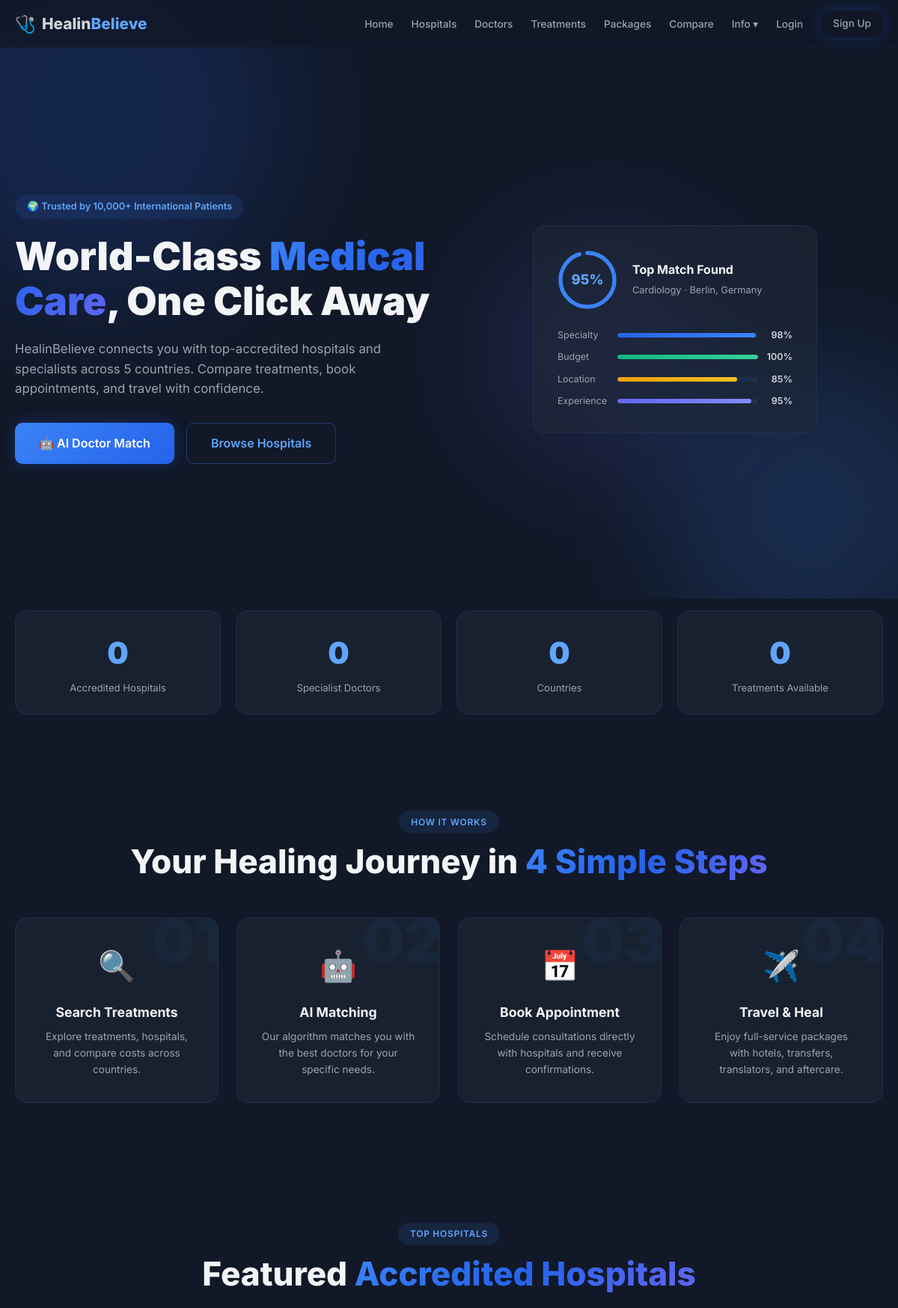
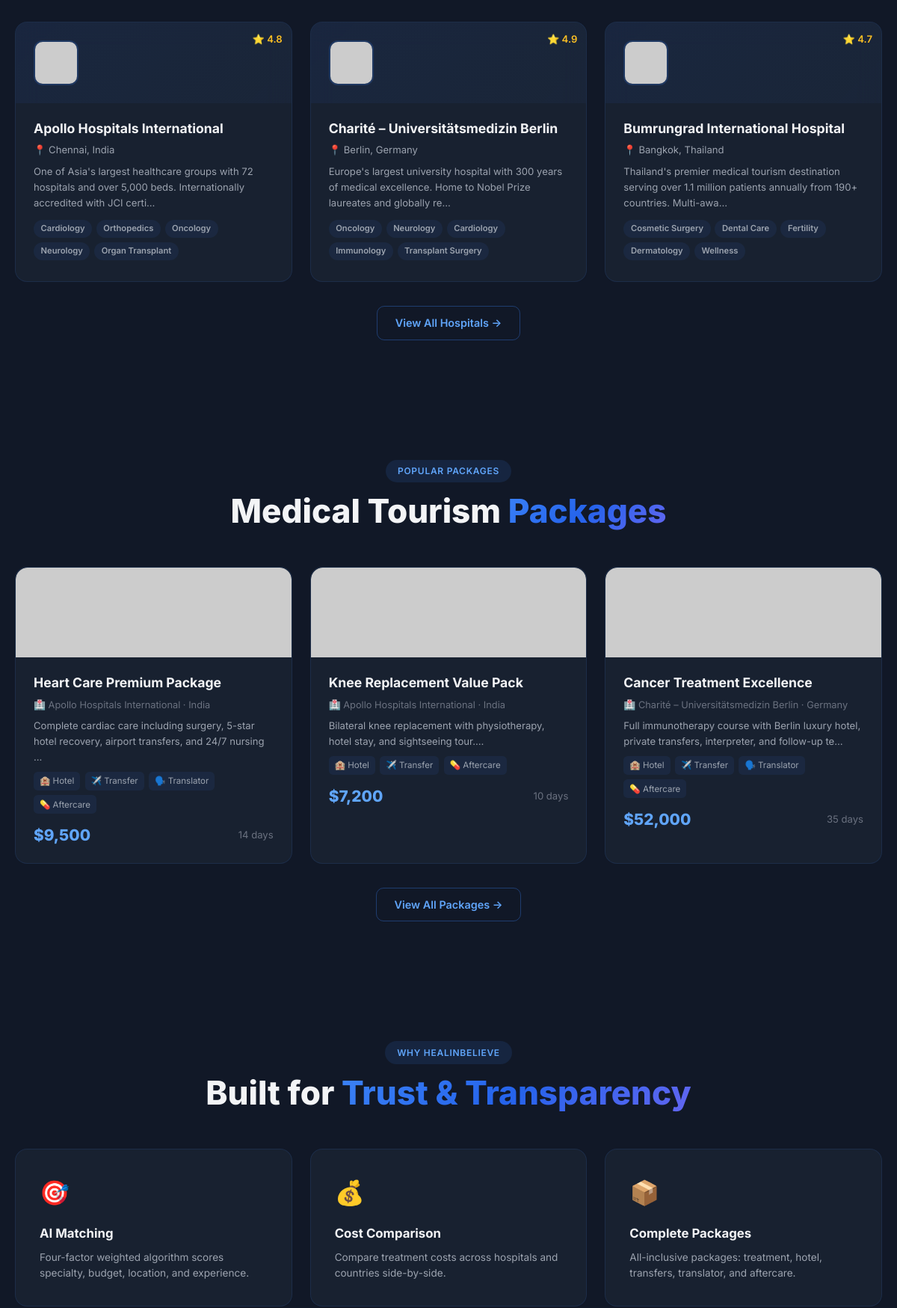
The page / (upper part) on the database its author committed (2 pictures, top to bottom).
### models.py (models this page shows)
class Hospital(db.Model):
    id = db.Column(db.Integer, primary_key=True)
    user_id = db.Column(db.Integer, db.ForeignKey('user.id'))
    name = db.Column(db.String(150), nullable=False)
    description = db.Column(db.Text)
    country = db.Column(db.String(60), nullable=False)
    city = db.Column(db.String(80), nullable=False)
    address = db.Column(db.String(256))
    phone = db.Column(db.String(30))
    email = db.Column(db.String(120))
    website = db.Column(db.String(200))
    image = db.Column(db.String(256))
    rating = db.Column(db.Float, default=0.0)
    review_count = db.Column(db.Integer, default=0)
    specialties = db.Column(db.Text)  # JSON string
    accreditations = db.Column(db.Text)  # JSON string
    is_approved = db.Column(db.Boolean, default=False)
    created_at = db.Column(db.DateTime, default=datetime.utcnow)
    user = db.relationship('User', backref=db.backref('hospital_profile', cascade='all, delete-orphan'))
    doctors = db.relationship('Doctor', backref='hospital', lazy=True, cascade='all, delete-orphan')
    treatments = db.relationship('Treatment', backref='hospital', lazy=True, cascade='all, delete-orphan')
    packages = db.relationship('Package', backref='hospital', lazy=True, cascade='all, delete-orphan')
    appointments = db.relationship('Appointment', backref='hospital', lazy=True, cascade='all, delete-orphan')

class Package(db.Model):
    id = db.Column(db.Integer, primary_key=True)
    hospital_id = db.Column(db.Integer, db.ForeignKey('hospital.id'), nullable=False)
    name = db.Column(db.String(150), nullable=False)
    description = db.Column(db.Text)
    treatment_name = db.Column(db.String(150))
    includes_hotel = db.Column(db.Boolean, default=False)
    includes_airport_pickup = db.Column(db.Boolean, default=False)
    includes_translator = db.Column(db.Boolean, default=False)
    includes_post_care = db.Column(db.Boolean, default=False)
    hotel_details = db.Column(db.String(256))
    price = db.Column(db.Float, default=0)
    duration_days = db.Column(db.Integer, default=7)
    image = db.Column(db.String(256))
    is_active = db.Column(db.Boolean, default=True)
    created_at = db.Column(db.DateTime, default=datetime.utcnow)

### app.py (the view)
@app.route('/')
def home():
    hospitals = Hospital.query.filter_by(is_approved=True).all()
    doctors = Doctor.query.filter_by(is_active=True).limit(6).all()
    packages = Package.query.filter_by(is_active=True).limit(3).all()
    stats = {
        'hospitals': Hospital.query.filter_by(is_approved=True).count(),
        'doctors': Doctor.query.filter_by(is_active=True).count(),
        'countries': db.session.query(Hospital.country).distinct().count(),
        'treatments': Treatment.query.filter_by(is_active=True).count(),
    }
    return render_template('index.html', hospitals=hospitals, doctors=doctors, packages=packages, stats=stats)

### app.py (called while the page is built)
@app.template_filter('from_json')
def from_json_filter(value):
    try:
        return json.loads(value) if value else []
    except Exception:
        return []

@app.context_processor
def inject_globals():
    return {
        'current_year': datetime.utcnow().year,
        'languages': {'en': 'English', 'es': 'Español', 'ar': 'العربية', 'zh': '中文', 'hi': 'हिन्दी', 'de': 'Deutsch', 'fr': 'Français', 'ko': '한국어', 'th': 'ไทย', 'tr': 'Türkçe'},
    }

### templates/index.html (shortened to what this page needs)
{% extends "base.html" %}
{% block content %}
<section class="hero" id="hero">
    <div class="hero-bg-shapes"><div class="shape shape-1"></div><div class="shape shape-2"></div><div class="shape shape-3"></div></div>
    <div class="container hero-container">
        <div class="hero-content">
            <span class="hero-badge">🌍 Trusted by 10,000+ International Patients</span>
            <h1>World-Class <span class="gradient-text">Medical Care</span>, One Click Away</h1>
            <p class="hero-subtitle">HealinBelieve connects you with top-accredited hospitals and specialists across 5 countries. Compare treatments, book appointments, and travel with confidence.</p>
            <div class="hero-actions">
                <a href="/finder" class="btn btn-primary btn-lg btn-glow">🤖 AI Doctor Match</a>
                <a href="/hospitals" class="btn btn-outline btn-lg">Browse Hospitals</a>
            </div>
        </div>
        <div class="hero-visual">
            <div class="hero-card glass-card">
                <div class="match-preview">
                    <div class="match-circle">
                        <svg viewBox="0 0 120 120"><circle cx="60" cy="60" r="54" class="circle-bg"/><circle cx="60" cy="60" r="54" class="circle-fill" style="--percent:95"/></svg>
                        <span class="match-pct">95%</span>
                    </div>
                    <div class="match-info"><strong>Top Match Found</strong><small>Cardiology · Berlin, Germany</small></div>
                </div>
                <div class="match-bars">
                    <div class="bar-row"><span>Specialty</span><div class="bar"><div class="bar-fill" style="--w:98%"></div></div><span>98%</span></div>
                    <div class="bar-row"><span>Budget</span><div class="bar"><div class="bar-fill bar-fill-green" style="--w:100%"></div></div><span>100%</span></div>
                    <div class="bar-row"><span>Location</span><div class="bar"><div class="bar-fill bar-fill-amber" style="--w:85%"></div></div><span>85%</span></div>
                    <div class="bar-row"><span>Experience</span><div class="bar"><div class="bar-fill bar-fill-purple" style="--w:95%"></div></div><span>95%</span></div>
                </div>
            </div>
        </div>
    </div>
</section>
<section class="stats-section">
    <div class="container">
        <div class="stats-grid">
            <div class="stat-card glass-card"><span class="stat-number" data-target="{{ stats.hospitals }}">0</span><span class="stat-label">Accredited Hospitals</span></div>
            <div class="stat-card glass-card"><span class="stat-number" data-target="{{ stats.doctors }}">0</span><span class="stat-label">Specialist Doctors</span></div>
            <div class="stat-card glass-card"><span class="stat-number" data-target="{{ stats.countries }}">0</span><span class="stat-label">Countries</span></div>
            <div class="stat-card glass-card"><span class="stat-number" data-target="{{ stats.treatments }}">0</span><span class="stat-label">Treatments Available</span></div>
        </div>
    </div>
</section>
<section class="section how-it-works">
    <div class="container">
        <div class="section-header"><span class="section-badge">How It Works</span><h2>Your Healing Journey in <span class="gradient-text">4 Simple Steps</span></h2></div>
        <div class="steps-grid">
            <div class="step-card glass-card"><div class="step-num">01</div><div class="step-icon">🔍</div><h3>Search Treatments</h3><p>Explore treatments, hospitals, and compare costs across countries.</p></div>
            <div class="step-card glass-card"><div class="step-num">02</div><div class="step-icon">🤖</div><h3>AI Matching</h3><p>Our algorithm matches you with the best doctors for your specific needs.</p></div>
            <div class="step-card glass-card"><div class="step-num">03</div><div class="step-icon">📅</div><h3>Book Appointment</h3><p>Schedule consultations directly with hospitals and receive confirmations.</p></div>
            <div class="step-card glass-card"><div class="step-num">04</div><div class="step-icon">✈️</div><h3>Travel & Heal</h3><p>Enjoy full-service packages with hotels, transfers, translators, and aftercare.</p></div>
        </div>
    </div>
</section>
<section class="section">
    <div class="container">
        <div class="section-header"><span class="section-badge">Top Hospitals</span><h2>Featured <span class="gradient-text">Accredited Hospitals</span></h2></div>
        <div class="card-grid">
            {% for h in hospitals[:3] %}
            <a href="/hospital/{{ h.id }}" class="hospital-card glass-card">
                <div class="hcard-header">
                    <img src="{{ h.image }}" alt="{{ h.name }}" class="hcard-img">
                    <span class="hcard-rating">⭐ {{ h.rating }}</span>
                </div>
                <div class="hcard-body">
                    <h3>{{ h.name }}</h3>
                    <p class="hcard-loc">📍 {{ h.city }}, {{ h.country }}</p>
                    <p class="hcard-desc">{{ h.description[:120] }}…</p>
                    <div class="hcard-tags">
                        {% for s in h.specialties|from_json %}
                        <span class="tag">{{ s }}</span>
                        {% endfor %}
                    </div>
                </div>
            </a>
            {% endfor %}
        </div>
        <div class="section-cta"><a href="/hospitals" class="btn btn-outline">View All Hospitals →</a></div>
    </div>
</section>
{% if packages %}
<section class="section">
    <div class="container">
        <div class="section-header"><span class="section-badge">Popular Packages</span><h2>Medical Tourism <span class="gradient-text">Packages</span></h2></div>
        <div class="card-grid">
            {% for p in packages %}
            <div class="pkg-card glass-card">
                <div class="pkg-header"><img src="{{ p.image }}" alt="{{ p.name }}" class="pkg-img"></div>
                <div class="pkg-body">
                    <h3>{{ p.name }}</h3>
                    <p class="pkg-hospital">🏥 {{ p.hospital.name }} · {{ p.hospital.country }}</p>
                    <p class="pkg-desc">{{ p.description[:100] }}…</p>
                    <div class="pkg-includes">
                        {% if p.includes_hotel %}<span class="inc">🏨 Hotel</span>{% endif %}
                        {% if p.includes_airport_pickup %}<span class="inc">✈️ Transfer</span>{% endif %}
                        {% if p.includes_translator %}<span class="inc">🗣️ Translator</span>{% endif %}
                        {% if p.includes_post_care %}<span class="inc">💊 Aftercare</span>{% endif %}
                    </div>
                    <div class="pkg-footer"><span class="pkg-price">${{ "{:,.0f}".format(p.price) }}</span><span class="pkg-dur">{{ p.duration_days }} days</span></div>
                </div>
            </div>
            {% endfor %}
        </div>
        <div class="section-cta"><a href="/packages" class="btn btn-outline">View All Packages →</a></div>
    </div>
</section>
{% endif %}
<section class="section features">
    <div class="container">
        <div class="section-header"><span class="section-badge">Why HealinBelieve</span><h2>Built for <span class="gradient-text">Trust & Transparency</span></h2></div>
        <div class="features-grid">
            <div class="feature-card glass-card"><div class="feature-icon">🎯</div><h3>AI Matching</h3><p>Four-factor weighted algorithm scores specialty, budget, location, and experience.</p></div>
            <div class="feature-card glass-card"><div class="feature-icon">💰</div><h3>Cost Comparison</h3><p>Compare treatment costs across hospitals and countries side-by-side.</p></div>
            <div class="feature-card glass-card"><div class="feature-icon">📦</div><h3>Complete Packages</h3><p>All-inclusive packages: treatment, hotel, transfers, translator, and aftercare.</p></div>
        </div>
    </div>
</section>
{% endblock %}

### rows shown on the page
Hospital: rating "4.8", name "Apollo Hospitals International", city "Chennai", country "India", description "One of Asia's largest healthcare groups with 72 hospitals and over 5,000 beds. Internationally accredited with JCI certi", specialties "Cardiology" "Orthopedics" "Oncology" "Neurology" "Organ Transplant"
Hospital: rating "4.9", name "Charité – Universitätsmedizin Berlin", city "Berlin", country "Germany", description "Europe's largest university hospital with 300 years of medical excellence. Home to Nobel Prize laureates and globally re", specialties "Oncology" "Neurology" "Cardiology" "Immunology" "Transplant Surgery"
Hospital: rating "4.7", name "Bumrungrad International Hospital", city "Bangkok", country "Thailand", description "Thailand's premier medical tourism destination serving over 1.1 million patients annually from 190+ countries. Multi-awa", specialties "Cosmetic Surgery" "Dental Care" "Fertility" "Dermatology" "Wellness"
Package: name "Heart Care Premium Package", hospital.name "Apollo Hospitals International", hospital.country "India", description "Complete cardiac care including surgery, 5-star hotel recovery, airport transfers, and 24/7 nursing", includes_hotel "🏨 Hotel", includes_airport_pickup "✈️ Transfer", includes_translator "🗣️ Translator", includes_post_care "💊 Aftercare", price "9,500", duration_days "14"
Package: name "Knee Replacement Value Pack", hospital.name "Apollo Hospitals International", hospital.country "India", description "Bilateral knee replacement with physiotherapy, hotel stay, and sightseeing tour.", includes_hotel "🏨 Hotel", includes_airport_pickup "✈️ Transfer", includes_post_care "💊 Aftercare", price "7,200", duration_days "10"
Package: name "Cancer Treatment Excellence", hospital.name "Charité – Universitätsmedizin Berlin", hospital.country "Germany", description "Full immunotherapy course with Berlin luxury hotel, private transfers, interpreter, and follow-up te", includes_hotel "🏨 Hotel", includes_airport_pickup "✈️ Transfer", includes_translator "🗣️ Translator", includes_post_care "💊 Aftercare", price "52,000", duration_days "35"
